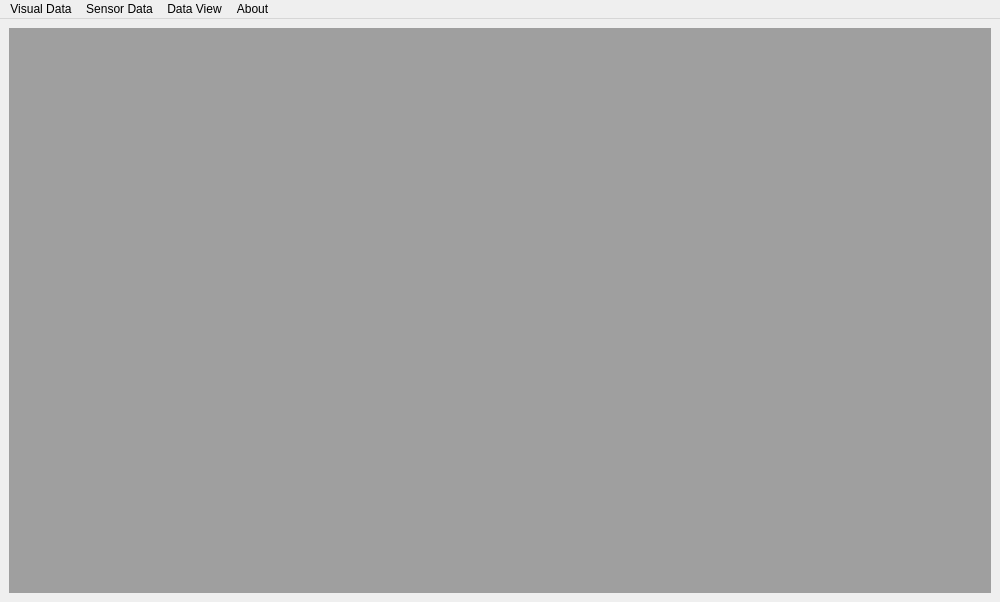
<?xml version="1.0" encoding="UTF-8"?>
<ui version="4.0">
 <class>MainWindow</class>
 <widget class="QMainWindow" name="MainWindow">
  <property name="geometry">
   <rect>
    <x>0</x>
    <y>0</y>
    <width>1000</width>
    <height>602</height>
   </rect>
  </property>
  <property name="minimumSize">
   <size>
    <width>1000</width>
    <height>600</height>
   </size>
  </property>
  <property name="windowTitle">
   <string>VSDT - Visual Sensor Data Tools</string>
  </property>
  <property name="windowIcon">
   <iconset resource="../res/vsdt.qrc">
    <normaloff>:/icons/app.png</normaloff>:/icons/app.png</iconset>
  </property>
  <widget class="QWidget" name="centralwidget">
   <layout class="QVBoxLayout" name="verticalLayout">
    <item>
     <widget class="QMdiArea" name="mdiArea">
      <property name="viewMode">
       <enum>QMdiArea::TabbedView</enum>
      </property>
      <property name="documentMode">
       <bool>true</bool>
      </property>
      <property name="tabsClosable">
       <bool>true</bool>
      </property>
      <property name="tabsMovable">
       <bool>true</bool>
      </property>
     </widget>
    </item>
   </layout>
  </widget>
  <widget class="QMenuBar" name="menuBar">
   <property name="geometry">
    <rect>
     <x>0</x>
     <y>0</y>
     <width>1000</width>
     <height>21</height>
    </rect>
   </property>
   <widget class="QMenu" name="menuAbout">
    <property name="title">
     <string>About</string>
    </property>
   </widget>
   <widget class="QMenu" name="menuVisualData">
    <property name="title">
     <string>Visual Data</string>
    </property>
    <addaction name="newVisualDataAction"/>
    <addaction name="openVisualDataAction"/>
   </widget>
   <widget class="QMenu" name="menuSensorData">
    <property name="title">
     <string>Sensor Data</string>
    </property>
    <addaction name="newSensorDataAction"/>
    <addaction name="openSensorDataAction"/>
   </widget>
   <widget class="QMenu" name="menuData_View">
    <property name="title">
     <string>Data View</string>
    </property>
    <addaction name="openVisualSensorDataView"/>
   </widget>
   <addaction name="menuVisualData"/>
   <addaction name="menuSensorData"/>
   <addaction name="menuData_View"/>
   <addaction name="menuAbout"/>
  </widget>
  <action name="actionVisualDataManager">
   <property name="icon">
    <iconset>
     <normaloff>:/icons/frame_timestamp.png</normaloff>:/icons/frame_timestamp.png</iconset>
   </property>
   <property name="text">
    <string>Visual Data Manager</string>
   </property>
  </action>
  <action name="actionSensorDataManager">
   <property name="icon">
    <iconset resource="../res/vsdt.qrc">
     <normaloff>:/icons/sensor_manager.png</normaloff>:/icons/sensor_manager.png</iconset>
   </property>
   <property name="text">
    <string>Sensor Data Manager</string>
   </property>
  </action>
  <action name="newVisualDataAction">
   <property name="text">
    <string>New Visual Data</string>
   </property>
   <property name="shortcut">
    <string>Ctrl+V</string>
   </property>
  </action>
  <action name="openVisualDataAction">
   <property name="text">
    <string>Open Visual Data</string>
   </property>
   <property name="shortcut">
    <string>Ctrl+Shift+V</string>
   </property>
  </action>
  <action name="newSensorDataAction">
   <property name="text">
    <string>New Sensor Data</string>
   </property>
   <property name="shortcut">
    <string>Ctrl+S</string>
   </property>
  </action>
  <action name="openSensorDataAction">
   <property name="text">
    <string>Open Sensor Data</string>
   </property>
   <property name="shortcut">
    <string>Ctrl+Shift+S</string>
   </property>
  </action>
  <action name="actionNew">
   <property name="text">
    <string>New</string>
   </property>
  </action>
  <action name="openVisualSensorDataView">
   <property name="text">
    <string>Open new view</string>
   </property>
   <property name="shortcut">
    <string>Ctrl+Shift+W</string>
   </property>
  </action>
 </widget>
 <resources>
  <include location="../res/vsdt.qrc"/>
 </resources>
 <connections/>
</ui>
